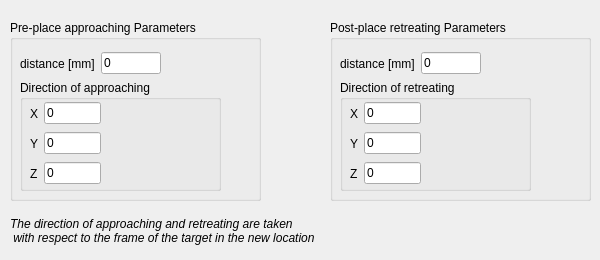
   <widget class="QWidget" name="tab_huml_place">
    <attribute name="title">
     <string>Place settings</string>
    </attribute>
    <widget class="QGroupBox" name="groupBox_post_place">
     <property name="geometry">
      <rect>
       <x>330</x>
       <y>20</y>
       <width>261</width>
       <height>181</height>
      </rect>
     </property>
     <property name="title">
      <string>Post-place retreating Parameters</string>
     </property>
     <widget class="QWidget" name="layoutWidget_dist_3">
      <property name="geometry">
       <rect>
        <x>10</x>
        <y>30</y>
        <width>141</width>
        <height>27</height>
       </rect>
      </property>
      <layout class="QHBoxLayout" name="horizontalLayout_21">
       <item>
        <widget class="QLabel" name="label_38">
         <property name="text">
          <string>distance [mm]</string>
         </property>
        </widget>
       </item>
       <item>
        <widget class="QLineEdit" name="lineEdit_post_place_dist">
         <property name="text">
          <string>0</string>
         </property>
        </widget>
       </item>
      </layout>
     </widget>
     <widget class="QGroupBox" name="groupBox_11">
      <property name="geometry">
       <rect>
        <x>10</x>
        <y>60</y>
        <width>191</width>
        <height>111</height>
       </rect>
      </property>
      <property name="title">
       <string>Direction of retreating</string>
      </property>
      <widget class="QWidget" name="layoutWidget_16">
       <property name="geometry">
        <rect>
         <x>10</x>
         <y>50</y>
         <width>71</width>
         <height>27</height>
        </rect>
       </property>
       <layout class="QHBoxLayout" name="horizontalLayout_35">
        <item>
         <widget class="QLabel" name="label_103">
          <property name="text">
           <string>Y</string>
          </property>
         </widget>
        </item>
        <item>
         <widget class="QLineEdit" name="lineEdit_post_place_y">
          <property name="text">
           <string>0</string>
          </property>
         </widget>
        </item>
       </layout>
      </widget>
      <widget class="QWidget" name="layoutWidget_17">
       <property name="geometry">
        <rect>
         <x>10</x>
         <y>80</y>
         <width>71</width>
         <height>27</height>
        </rect>
       </property>
       <layout class="QHBoxLayout" name="horizontalLayout_36">
        <item>
         <widget class="QLabel" name="label_104">
          <property name="text">
           <string>Z</string>
          </property>
         </widget>
        </item>
        <item>
         <widget class="QLineEdit" name="lineEdit_post_place_z">
          <property name="text">
           <string>0</string>
          </property>
         </widget>
        </item>
       </layout>
      </widget>
      <widget class="QWidget" name="layoutWidget_eng_tol_pos_5">
       <property name="geometry">
        <rect>
         <x>10</x>
         <y>20</y>
         <width>71</width>
         <height>27</height>
        </rect>
       </property>
       <layout class="QHBoxLayout" name="horizontalLayout_37">
        <item>
         <widget class="QLabel" name="label_105">
          <property name="text">
           <string>X</string>
          </property>
         </widget>
        </item>
        <item>
         <widget class="QLineEdit" name="lineEdit_post_place_x">
          <property name="text">
           <string>0</string>
          </property>
         </widget>
        </item>
       </layout>
      </widget>
     </widget>
    </widget>
    <widget class="QGroupBox" name="groupBox_pre_place">
     <property name="geometry">
      <rect>
       <x>10</x>
       <y>20</y>
       <width>251</width>
       <height>181</height>
      </rect>
     </property>
     <property name="title">
      <string>Pre-place approaching Parameters</string>
     </property>
     <widget class="QWidget" name="layoutWidget_dist_4">
      <property name="geometry">
       <rect>
        <x>10</x>
        <y>30</y>
        <width>141</width>
        <height>27</height>
       </rect>
      </property>
      <layout class="QHBoxLayout" name="horizontalLayout_22">
       <item>
        <widget class="QLabel" name="label_39">
         <property name="text">
          <string>distance [mm]</string>
         </property>
        </widget>
       </item>
       <item>
        <widget class="QLineEdit" name="lineEdit_pre_place_dist">
         <property name="text">
          <string>0</string>
         </property>
        </widget>
       </item>
      </layout>
     </widget>
     <widget class="QGroupBox" name="groupBox_12">
      <property name="geometry">
       <rect>
        <x>10</x>
        <y>60</y>
        <width>201</width>
        <height>111</height>
       </rect>
      </property>
      <property name="title">
       <string>Direction of approaching</string>
      </property>
      <widget class="QWidget" name="layoutWidget_18">
       <property name="geometry">
        <rect>
         <x>10</x>
         <y>50</y>
         <width>71</width>
         <height>27</height>
        </rect>
       </property>
       <layout class="QHBoxLayout" name="horizontalLayout_38">
        <item>
         <widget class="QLabel" name="label_106">
          <property name="text">
           <string>Y</string>
          </property>
         </widget>
        </item>
        <item>
         <widget class="QLineEdit" name="lineEdit_pre_place_y">
          <property name="text">
           <string>0</string>
          </property>
         </widget>
        </item>
       </layout>
      </widget>
      <widget class="QWidget" name="layoutWidget_19">
       <property name="geometry">
        <rect>
         <x>10</x>
         <y>80</y>
         <width>71</width>
         <height>27</height>
        </rect>
       </property>
       <layout class="QHBoxLayout" name="horizontalLayout_39">
        <item>
         <widget class="QLabel" name="label_107">
          <property name="text">
           <string>Z</string>
          </property>
         </widget>
        </item>
        <item>
         <widget class="QLineEdit" name="lineEdit_pre_place_z">
          <property name="text">
           <string>0</string>
          </property>
         </widget>
        </item>
       </layout>
      </widget>
      <widget class="QWidget" name="layoutWidget_eng_tol_pos_6">
       <property name="geometry">
        <rect>
         <x>10</x>
         <y>20</y>
         <width>71</width>
         <height>27</height>
        </rect>
       </property>
       <layout class="QHBoxLayout" name="horizontalLayout_40">
        <item>
         <widget class="QLabel" name="label_108">
          <property name="text">
           <string>X</string>
          </property>
         </widget>
        </item>
        <item>
         <widget class="QLineEdit" name="lineEdit_pre_place_x">
          <property name="text">
           <string>0</string>
          </property>
         </widget>
        </item>
       </layout>
      </widget>
     </widget>
    </widget>
    <widget class="QLabel" name="label_pick_2">
     <property name="geometry">
      <rect>
       <x>10</x>
       <y>210</y>
       <width>361</width>
       <height>41</height>
      </rect>
     </property>
     <property name="font">
      <font>
       <italic>true</italic>
       <underline>false</underline>
      </font>
     </property>
     <property name="text">
      <string>The direction of approaching and retreating are taken 
 with respect to the frame of the target in the new location</string>
     </property>
    </widget>
   </widget>
